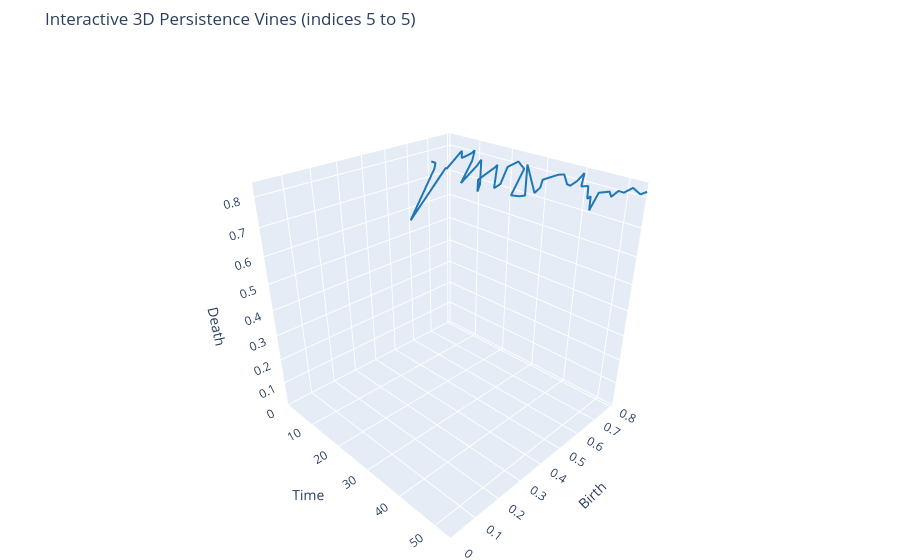

Notebook code for this chart:
### Code cell
plotly_vines_3d(vines_H1, start_idx=5, end_idx=5)

### Figure 1 — Plotly figure (JSON) as saved in the notebook; plotly's stock layout.template omitted (floating-point values rounded to 4 significant figures)
{"data": [{"hovertemplate": "vine=vine_5<br>time=%{x:.0f}<br>birth=%{y:.3f}<br>death=%{z:.3f}<extra></extra>", "line": {"color": "#1f77b4", "width": 4}, "mode": "lines", "name": "vine_5", "type": "scatter3d", "x": [0, 1, 2, 3, 4, 5, 6, 7, 8, 9, 10, 11, 12, 13, 14, 16, 17, 18, 19, 20, 21, 22, 23, 24, 25, 27, 28, 29, 30, 31, 32, 33, 34, 36, 37, 38, 39, 40, 41, 42, 43, 44, 45, 46, 47, 48, 49, 50, 51, 53, 54], "y": [0.7158, 0.7231, 0.7033, 0.5665, 0.7316, 0.7212, 0.7839, 0.7682, 0.7865, 0.7907, 0.7872, 0.7589, 0.6871, 0.753, 0.7563, 0.7198, 0.6908, 0.6763, 0.7452, 0.7377, 0.7073, 0.7217, 0.737, 0.7738, 0.7878, 0.6881, 0.7124, 0.7235, 0.7067, 0.7333, 0.7421, 0.7315, 0.7937, 0.7815, 0.7801, 0.7751, 0.7884, 0.8018, 0.7685, 0.7837, 0.7622, 0.7556, 0.7313, 0.749, 0.7849, 0.7714, 0.7829, 0.789, 0.8114, 0.8041, 0.8136], "z": [0.7562, 0.7521, 0.7381, 0.5729, 0.7407, 0.7434, 0.8012, 0.7808, 0.7914, 0.8021, 0.8149, 0.7855, 0.7216, 0.7758, 0.799, 0.7237, 0.7072, 0.7583, 0.791, 0.8044, 0.731, 0.7462, 0.8067, 0.8212, 0.7957, 0.7332, 0.7274, 0.7309, 0.8455, 0.7457, 0.7656, 0.7989, 0.8051, 0.8155, 0.7862, 0.7863, 0.802, 0.8293, 0.7966, 0.7981, 0.7648, 0.7784, 0.7427, 0.7998, 0.7982, 0.7884, 0.8085, 0.8052, 0.8188, 0.8075, 0.817]}], "layout": {"legend": {"bgcolor": "rgba(255,255,255,0.5)", "bordercolor": "gray", "borderwidth": 1, "itemsizing": "constant", "x": 0.8, "y": 0.9}, "margin": {"b": 0, "l": 0, "r": 0, "t": 50}, "scene": {"camera": {"eye": {"x": 1.5, "y": -1.5, "z": 1.2}}, "xaxis": {"nticks": 10, "range": [0, 54], "title": {"text": "Time"}}, "yaxis": {"nticks": 10, "range": [0, 0.8136], "title": {"text": "Birth"}}, "zaxis": {"nticks": 10, "range": [0, 0.8455], "title": {"text": "Death"}}}, "title": {"text": "Interactive 3D Persistence Vines (indices 5 to 5)"}}}
